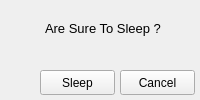
<?xml version="1.0" encoding="UTF-8"?>
<ui version="4.0">
 <class>MainWindow</class>
 <widget class="QMainWindow" name="MainWindow">
  <property name="geometry">
   <rect>
    <x>0</x>
    <y>0</y>
    <width>200</width>
    <height>100</height>
   </rect>
  </property>
  <property name="minimumSize">
   <size>
    <width>200</width>
    <height>100</height>
   </size>
  </property>
  <property name="maximumSize">
   <size>
    <width>200</width>
    <height>100</height>
   </size>
  </property>
  <property name="windowTitle">
   <string>Sleep</string>
  </property>
  <property name="windowIcon">
   <iconset>
    <normaloff>../other/icon.ico</normaloff>../other/icon.ico</iconset>
  </property>
  <widget class="QWidget" name="centralwidget">
   <widget class="QLabel" name="label">
    <property name="geometry">
     <rect>
      <x>0</x>
      <y>10</y>
      <width>51</width>
      <height>41</height>
     </rect>
    </property>
    <property name="text">
     <string/>
    </property>
    <property name="pixmap">
     <pixmap>../other/left-image.png</pixmap>
    </property>
   </widget>
   <widget class="QLabel" name="label_2">
    <property name="geometry">
     <rect>
      <x>45</x>
      <y>20</y>
      <width>151</width>
      <height>16</height>
     </rect>
    </property>
    <property name="font">
     <font>
      <pointsize>10</pointsize>
      <italic>false</italic>
      <kerning>true</kerning>
     </font>
    </property>
    <property name="text">
     <string>Are Sure To Sleep ?</string>
    </property>
   </widget>
   <widget class="QPushButton" name="cancel">
    <property name="geometry">
     <rect>
      <x>120</x>
      <y>70</y>
      <width>75</width>
      <height>25</height>
     </rect>
    </property>
    <property name="text">
     <string>Cancel</string>
    </property>
   </widget>
   <widget class="QPushButton" name="ok">
    <property name="geometry">
     <rect>
      <x>40</x>
      <y>70</y>
      <width>75</width>
      <height>25</height>
     </rect>
    </property>
    <property name="text">
     <string>Sleep</string>
    </property>
   </widget>
  </widget>
 </widget>
 <resources/>
 <connections>
  <connection>
   <sender>cancel</sender>
   <signal>clicked()</signal>
   <receiver>MainWindow</receiver>
   <slot>close()</slot>
   <hints>
    <hint type="sourcelabel">
     <x>157</x>
     <y>82</y>
    </hint>
    <hint type="destinationlabel">
     <x>99</x>
     <y>49</y>
    </hint>
   </hints>
  </connection>
  <connection>
   <sender>ok</sender>
   <signal>clicked()</signal>
   <receiver>ok</receiver>
   <slot>deleteLater()</slot>
   <hints>
    <hint type="sourcelabel">
     <x>77</x>
     <y>82</y>
    </hint>
    <hint type="destinationlabel">
     <x>77</x>
     <y>82</y>
    </hint>
   </hints>
  </connection>
 </connections>
</ui>
